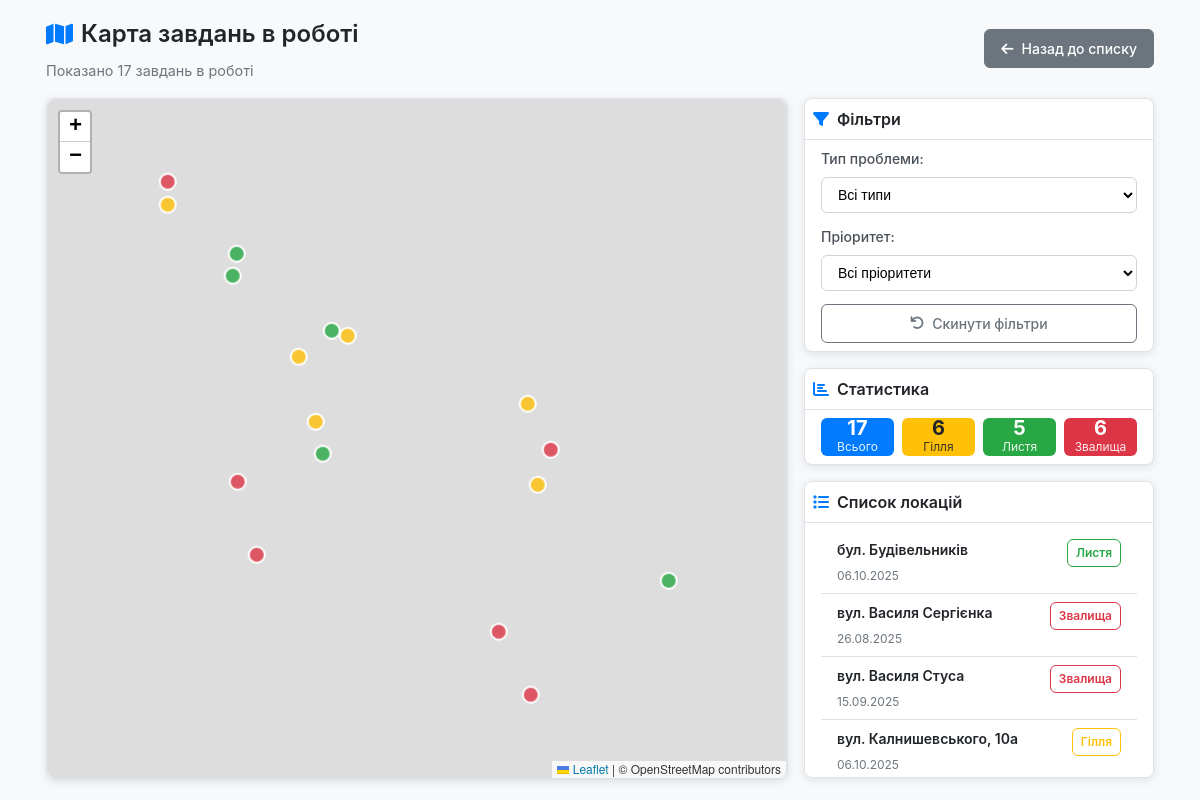
The page /map on the database its author committed.
### models.py (models this page shows, shortened)
class Location(db.Model):
    id = db.Column(db.Integer, primary_key=True)
    address = db.Column(db.String(200), nullable=False)
    latitude = db.Column(db.Float, nullable=False)
    longitude = db.Column(db.Float, nullable=False)
    problem_type = db.Column(db.String(50), nullable=False)
    priority = db.Column(db.String(20), default='Середній')
    status = db.Column(db.String(20), default='in_progress')
    description = db.Column(db.Text)
    date_created = db.Column(db.DateTime, default=datetime.utcnow)
    date_completed = db.Column(db.DateTime)
    created_by = db.Column(db.Integer, db.ForeignKey('user.id'))
    def get_priority_order(self):
        priority_map = {'Високий': 1, 'Середній': 2, 'Низький': 3}
        return priority_map.get(self.priority, 2)

### app.py (the view)
@app.route('/map')
def map_all():
    problem_type = request.args.get('problem_type', 'all')
    priority = request.args.get('priority', 'all')
    query = Location.query.filter(Location.status == 'in_progress')
    if problem_type != 'all':
        query = query.filter(Location.problem_type == problem_type)
    if priority != 'all':
        query = query.filter(Location.priority == priority)
    locations = query.all()
    for location in locations:
        location.formatted_address = format_address(location.address)
    locations.sort(key=lambda x: (x.get_priority_order(), x.formatted_address))
    for location in locations:
        location.address = location.formatted_address
    total_count = len(locations)
    branches_count = len([l for l in locations if l.problem_type == 'Гілля'])
    leaves_count = len([l for l in locations if l.problem_type == 'Листя'])
    trash_count = len([l for l in locations if l.problem_type == 'Звалища'])
    return render_template('map_all.html',
                           locations=locations,
                           current_problem_type=problem_type,
                           current_priority=priority,
                           total_count=total_count,
                           branches_count=branches_count,
                           leaves_count=leaves_count,
                           trash_count=trash_count)

### app.py (called while the page is built)
def format_address(address):
    file_path = Path(__file__).parent / "static" / "street-names.json"
    with open(file_path, "r", encoding="utf-8") as f:
        addresses = json.load(f)
        for k, v in addresses.items():
            if address.startswith(k):
                return address.replace(k, v)
    return address

### templates/map_all.html (shortened to what this page needs)
<!DOCTYPE html>
<html lang="uk">
<head>
    <link rel="stylesheet" href="https://unpkg.com/leaflet@1.7.1/dist/leaflet.css" />
    <link rel="stylesheet" href="https://cdnjs.cloudflare.com/ajax/libs/font-awesome/6.0.0/css/all.min.css">
    <link rel="stylesheet" href="{{ url_for('static', filename='css/map-all.css') }}">
</head>
<body>
    <div class="container">
        <div class="header-section">
            <div class="header-content">
                <div class="header-info">
                    <h3>
                        <i class="fas fa-map"></i>
                        Карта завдань в роботі
                    </h3>
                    <p class="subtitle">
                        Показано {{ locations|length }} завдань в роботі
                    </p>
                </div>
                <a href="{{ url_for('index') }}" class="btn btn-secondary">
                    <i class="fas fa-arrow-left"></i>Назад до списку
                </a>
            </div>
        </div>
        <div class="main-content">
            <div class="map-section">
                <div class="card">
                    <div id="map" data-locations='[
                        {% for location in locations %}
                        {
                            "id": {{ location.id }},
                            "lat": {{ location.latitude }},
                            "lng": {{ location.longitude }},
                            "address": {{ location.address|tojson }},
                            "problemType": {{ location.problem_type|tojson }},
                            "status": {{ location.status|tojson }},
                            "dateCreated": {{ location.date_created.strftime('%d.%m.%Y')|tojson }},
                            "dateCompleted": {{ (location.date_completed.strftime('%d.%m.%Y') if location.date_completed else '')|tojson }}
                        }{% if not loop.last %},{% endif %}
                        {% endfor %}
                    ]'></div>
                </div>
            </div>
            <div class="sidebar">
                <div class="card">
                    <div class="card-header">
                        <h6>
                            <i class="fas fa-filter"></i>
                            Фільтри
                        </h6>
                    </div>
                    <div class="card-body card-filters">
                        <form method="GET">
                            <div class="form-group">
                                <label>Тип проблеми:</label>
                                <select name="problem_type" class="form-select" onchange="this.form.submit()">
                                    <option value="all" {% if current_problem_type == 'all' %}selected{% endif %}>Всі типи</option>
                                </select>
                            </div>
                            <div class="form-group">
                                <label>Пріоритет:</label>
                                <select name="priority" class="form-select" onchange="this.form.submit()">
                                    <option value="all" {% if current_priority == 'all' %}selected{% endif %}>Всі пріоритети</option>
                                </select>
                            </div>
                            <div class="form-group form-group-btn">
                                <a href="{{ url_for('map_all') }}" class="btn btn-outline">
                                    <i class="fas fa-undo"></i>Скинути фільтри
                                </a>
                            </div>
                        </form>
                    </div>
                </div>
                <div class="card card-stat">
                    <div class="card-header">
                        <h6>
                            <i class="fas fa-chart-bar"></i>
                            Статистика
                        </h6>
                    </div>
                    <div class="card-body">
                        <div class="stats-grid">
                            <div class="stat-item stat-primary">
                                <div class="stat-number">{{ total_count }}</div>
                                <div class="stat-label">Всього</div>
                            </div>
                            <div class="stat-item stat-warning">
                                <div class="stat-number">{{ branches_count }}</div>
                                <div class="stat-label">Гілля</div>
                            </div>
                            <div class="stat-item stat-success">
                                <div class="stat-number">{{ leaves_count }}</div>
                                <div class="stat-label">Листя</div>
                            </div>
                            <div class="stat-item stat-danger">
                                <div class="stat-number">{{ trash_count }}</div>
                                <div class="stat-label">Звалища</div>
                            </div>
                        </div>
                    </div>
                </div>
                <div class="card card-list">
                    <div class="card-header">
                        <h6>
                            <i class="fas fa-list"></i>
                            Список локацій
                        </h6>
                    </div>
                    <div class="card-body locations-list">
                        {% for location in locations %}
                        <div class="location-item"
                             data-lat="{{ location.latitude }}"
                             data-lng="{{ location.longitude }}"
                             data-id="{{ location.id }}"
                             data-action="focus-location">
                            <div class="location-header">
                                <h6 class="location-address">{{ location.address }}</h6>
                                {% if location.problem_type == 'Гілля' %}
                                    <span class="badge badge-warning">{{ location.problem_type }}</span>
                                {% elif location.problem_type == 'Листя' %}
                                    <span class="badge badge-success">{{ location.problem_type }}</span>
                                {% else %}
                                    <span class="badge badge-danger">{{ location.problem_type }}</span>
                                {% endif %}
                            </div>
                            <div class="location-date">{{ location.date_created.strftime('%d.%m.%Y') }}</div>
                        </div>
                        {% endfor %}
                    </div>
                </div>
            </div>
        </div>
    </div>
</body>
</html>

### static/css/map-all.css (style rules this page uses)
* { margin: 0; padding: 0; box-sizing: border-box; }
body { font-family: -apple-system, BlinkMacSystemFont, "Segoe UI", Roboto, "Helvetica Neue", Arial, sans-serif; background-color: #f8f9fa; line-height: 1.5; color: #212529; }
.container { max-width: 95%; margin: 0 auto; padding: 1rem; }
.header-section { margin-bottom: 1rem; }
.header-content { display: flex; justify-content: space-between; align-items: center; flex-wrap: wrap; gap: 1rem; }
.header-info h3 { margin-bottom: 0.5rem; font-size: 1.5rem; font-weight: 600; display: flex; align-items: center; gap: 0.5rem; }
.header-info h3 i { color: #007bff; }
.subtitle { color: #6c757d; font-size: 0.9rem; margin: 0; }
.btn { display: inline-flex; align-items: center; gap: 0.5rem; padding: 0.5rem 1rem; border: 1px solid transparent; border-radius: 0.375rem; text-decoration: none; font-size: 0.875rem; font-weight: 500; cursor: pointer; transition: all 0.2s ease; background: none; }
.btn-secondary { background-color: #6c757d; border-color: #6c757d; color: white; }
.btn-outline { border-color: #6c757d; color: #6c757d; background-color: transparent; width: 100%; justify-content: center; }
.main-content { display: grid; grid-template-columns: 1fr 400px; gap: 1rem; align-items: start; height: 85vh; min-height: 0; }
.map-section { position: relative; }
#map { height: 85vh; min-height: 600px; width: 100%; border-radius: 0.5rem; border: 1px solid #dee2e6; }
.card { background-color: white; border: 1px solid #dee2e6; border-radius: 0.5rem; box-shadow: 0 0.125rem 0.625rem rgba(0, 0, 0, 0.1); margin-bottom: 1rem; flex-shrink: 0; }
.sidebar .card:last-child { flex: 1 1 auto; display: flex; flex-direction: column; margin-bottom: 0; min-height: 0; overflow: auto; }
.sidebar .card:last-child .card-body { flex: 1; min-height: 0; display: flex; flex-direction: column; padding: 0.5rem 1rem; }
.card-header { padding: 0.5rem; border-bottom: 1px solid #dee2e6; background-color: white; border-radius: 0.5rem 0.5rem 0 0; }
.card-header h6 { margin: 0; font-size: 1rem; font-weight: 600; display: flex; align-items: center; gap: 0.5rem; }
.card-header i { color: #007bff; }
.card-body { padding: 0.5rem 1rem; }
.card-body > form { display: grid; grid-template-rows: 2fr 2fr 1fr; }
.form-group { margin-bottom: 0.75rem; }
.form-group:last-child { margin-bottom: 0; }
.form-group label { display: block; margin-bottom: 0.5rem; font-size: 0.875rem; font-weight: 500; color: #495057; }
.form-select { width: 100%; padding: 0.5rem 0.75rem; font-size: 0.875rem; border: 1px solid #ced4da; border-radius: 0.375rem; background-color: white; transition: border-color 0.2s ease, box-shadow 0.2s ease; }
.stats-grid { display: flex; justify-content: space-between; gap: 0.5rem; }
.stat-item { flex: 1 0 0px; text-align: center; padding: 0 0.5rem; border-radius: 0.375rem; color: white; }
.stat-primary { background-color: #007bff; }
.stat-warning { background-color: #ffc107; color: #212529; }
.stat-success { background-color: #28a745; }
.stat-danger { background-color: #dc3545; }
.stat-number { font-size: 1.25rem; font-weight: bold; line-height: 1.25rem; }
.stat-label { font-size: 0.75rem; opacity: 0.9; }
.location-item { padding: 0.5rem 1rem; border-bottom: 1px solid #dee2e6; cursor: pointer; transition: background-color 0.2s ease; }
.location-header { display: flex; justify-content: space-between; align-items: flex-start; gap: 0.5rem; }
.location-address { margin: 0; font-size: 0.875rem; font-weight: 600; flex: 1; }
.location-date { font-size: 0.75rem; color: #6c757d; }
.badge { display: inline-block; padding: 0.25rem 0.5rem; font-size: 0.75rem; font-weight: 600; border-radius: 0.375rem; text-align: center; white-space: nowrap; vertical-align: baseline; }
.badge-warning { background-color: transparent; color: #ffc107; border: 1px solid #ffc107; }
.badge-success { background-color: transparent; color: #28a745; border: 1px solid #28a745; }
.badge-danger { background-color: transparent; color: #dc3545; border: 1px solid #dc3545; }
.sidebar { height: 85vh; display: flex; flex-direction: column; min-height: 0; }
@media (max-width: 1200px) { .main-content { grid-template-columns: 1fr 350px; } }
.card { animation: fadeIn 0.3s ease-in-out; }

### rows shown on the page
Location: address "бул. Будівельників", problem_type "Листя", date_created "06.10.2025"
Location: address "вул. Василя Сергієнка", problem_type "Звалища", date_created "26.08.2025"
Location: address "вул. Василя Стуса", problem_type "Звалища", date_created "15.09.2025"
Location: address "вул. Калнишевського, 10а", problem_type "Гілля", date_created "06.10.2025"

### other values the page prints
{{ locations|length }} "17"
{{ total_count }} "17"
{{ branches_count }} "6"
{{ leaves_count }} "5"
{{ trash_count }} "6"
